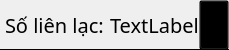
            <widget class="QFrame" name="TeleFrame">
             <property name="minimumSize">
              <size>
               <width>0</width>
               <height>50</height>
              </size>
             </property>
             <property name="maximumSize">
              <size>
               <width>16777215</width>
               <height>50</height>
              </size>
             </property>
             <property name="styleSheet">
              <string notr="true">QFrame {
	border-bottom: 1px solid black;
	border-radius: 0px;
}</string>
             </property>
             <property name="frameShape">
              <enum>QFrame::StyledPanel</enum>
             </property>
             <property name="frameShadow">
              <enum>QFrame::Raised</enum>
             </property>
             <layout class="QHBoxLayout" name="horizontalLayout_12">
              <property name="spacing">
               <number>0</number>
              </property>
              <property name="leftMargin">
               <number>0</number>
              </property>
              <property name="topMargin">
               <number>0</number>
              </property>
              <property name="rightMargin">
               <number>0</number>
              </property>
              <property name="bottomMargin">
               <number>0</number>
              </property>
              <item>
               <widget class="QLabel" name="label_Tele">
                <property name="minimumSize">
                 <size>
                  <width>0</width>
                  <height>50</height>
                 </size>
                </property>
                <property name="maximumSize">
                 <size>
                  <width>150</width>
                  <height>50</height>
                 </size>
                </property>
                <property name="font">
                 <font>
                  <family>Montserrat</family>
                  <pointsize>15</pointsize>
                 </font>
                </property>
                <property name="text">
                 <string>Số liên lạc:</string>
                </property>
               </widget>
              </item>
              <item>
               <widget class="QLabel" name="TeleBox">
                <property name="font">
                 <font>
                  <family>iCiel Effra Regular</family>
                  <pointsize>15</pointsize>
                 </font>
                </property>
                <property name="styleSheet">
                 <string notr="true">border: none;</string>
                </property>
                <property name="text">
                 <string>TextLabel</string>
                </property>
               </widget>
              </item>
              <item>
               <widget class="QPushButton" name="pushButton_9">
                <property name="minimumSize">
                 <size>
                  <width>30</width>
                  <height>50</height>
                 </size>
                </property>
                <property name="maximumSize">
                 <size>
                  <width>30</width>
                  <height>50</height>
                 </size>
                </property>
                <property name="styleSheet">
                 <string notr="true">image: url(:/images/icons/Edit.png);
background: transparent;</string>
                </property>
                <property name="text">
                 <string/>
                </property>
               </widget>
              </item>
             </layout>
            </widget>
